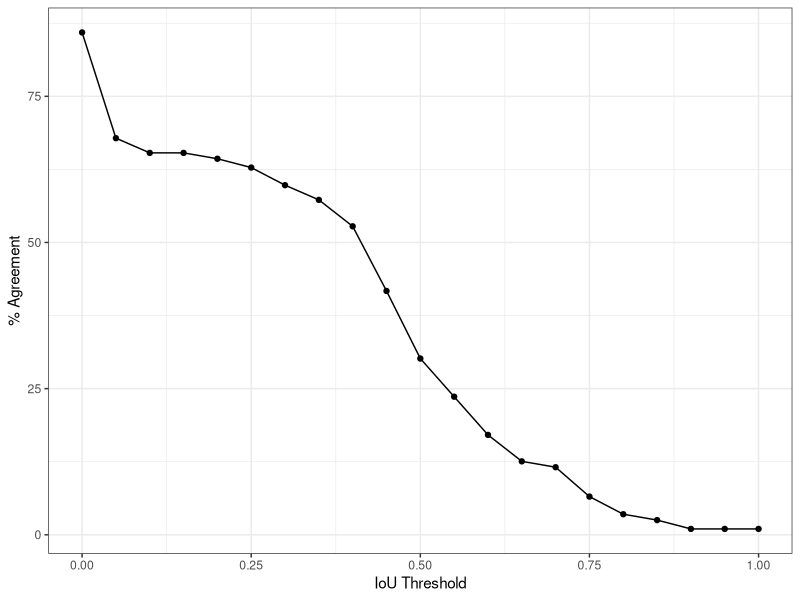

This chart was generated by the following R code:
library(ggplot2)
### The functions ----
compute_iou <- function(box_a, box_b) {
  x_left <- max(box_a[1], box_b[1])
  y_top <- max(box_a[2], box_b[2])
  x_right <- min(box_a[3], box_b[3])
  y_bottom <- min(box_a[4], box_b[4])

  inter_width <- x_right - x_left
  inter_height <- y_bottom - y_top
  inter_area <- inter_width * inter_height

  area_a <- (box_a[3] - box_a[1]) * (box_a[4] - box_a[2])
  area_b <- (box_b[3] - box_b[1]) * (box_b[4] - box_b[2])
  union_area <- area_a + area_b - inter_area

  iou = inter_area / union_area
  
  return(iou)
}

add_iou_all_frames <- function(box_pairs) {
  for (row in 1:nrow(box_pairs)) {
    box_a <- c(box_pairs[row, "box_a_x1"], box_pairs[row, "box_a_y1"], box_pairs[row, "box_a_x2"], box_pairs[row, "box_a_y2"])
    box_b <- c(box_pairs[row, "box_b_x1"], box_pairs[row, "box_b_y1"], box_pairs[row, "box_b_x2"], box_pairs[row, "box_b_y2"])

    box_pairs[row, "iou"] <- compute_iou(box_a, box_b)
  }
  return(box_pairs)
}

build_agreement_curve <- function(box_pairs) {
  thresholds <- seq(0, 1, by = 0.05)
  agreement_curve <- data.frame(
    iou_threshold = thresholds,
    percent_agreement = sapply(thresholds, function(threshold) {
      mean(box_pairs$iou >= threshold, na.rm = TRUE) * 100
    })
  )
  return(agreement_curve)
}

### Test the functions ----
box_pairs <- read.csv("mock_box_pairs.csv")
box_pairs_w_iou <- add_iou_all_frames(box_pairs)
curve_info <- build_agreement_curve(box_pairs_w_iou)

ggplot(curve_info, aes(x = iou_threshold, y = percent_agreement)) +
  geom_line() +
  geom_point() +
  labs(x = "IoU Threshold", y = "% Agreement") +
  theme_bw()
